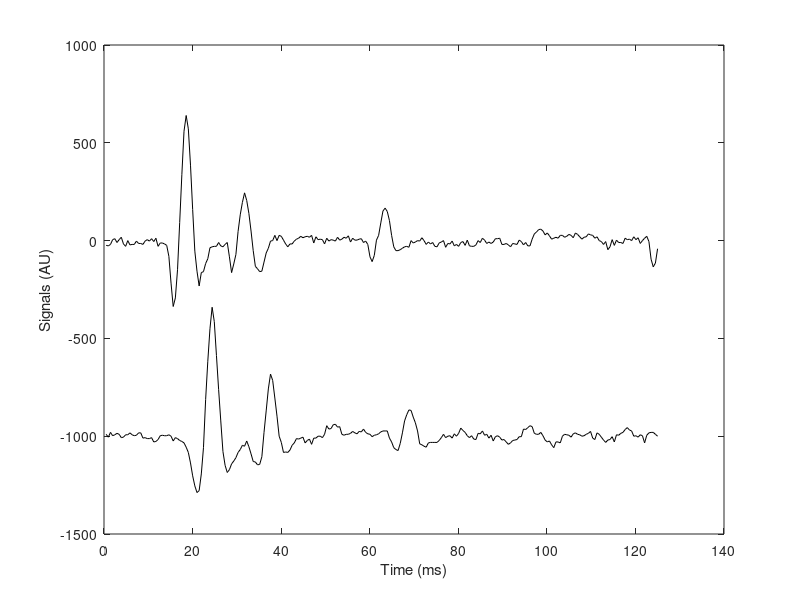
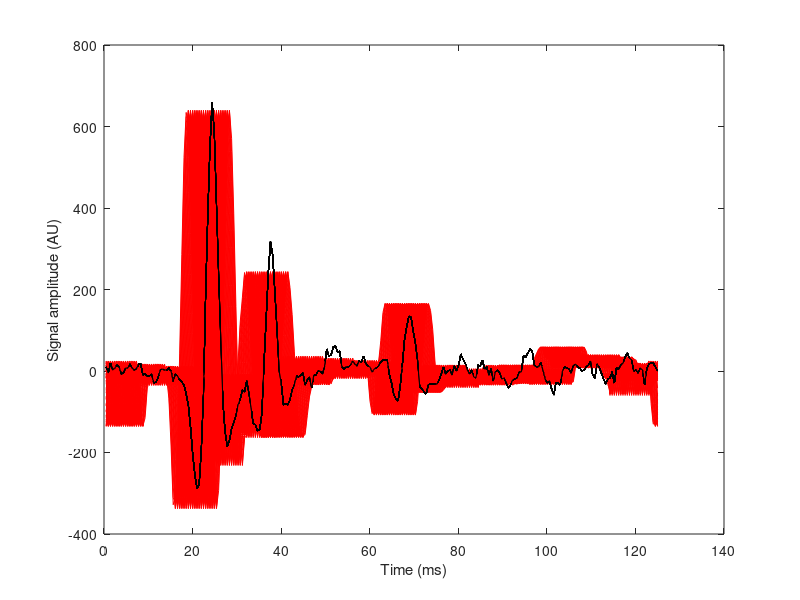
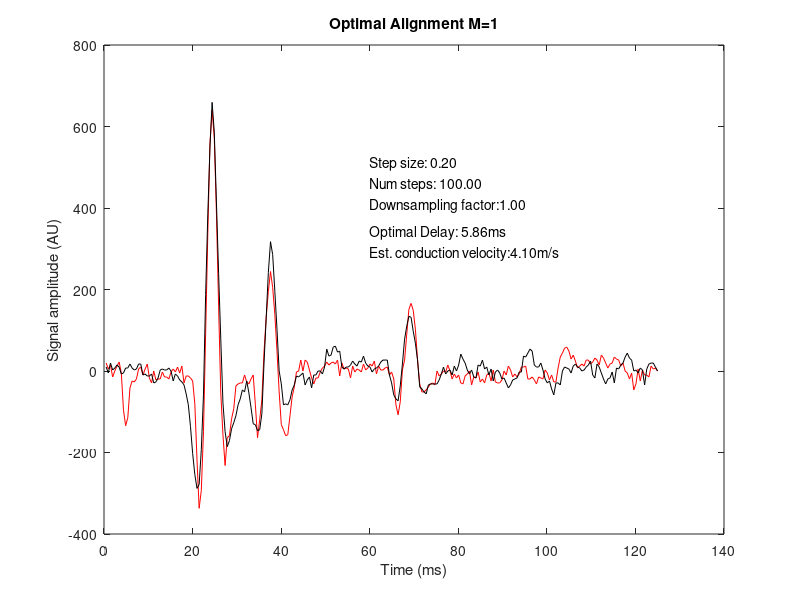
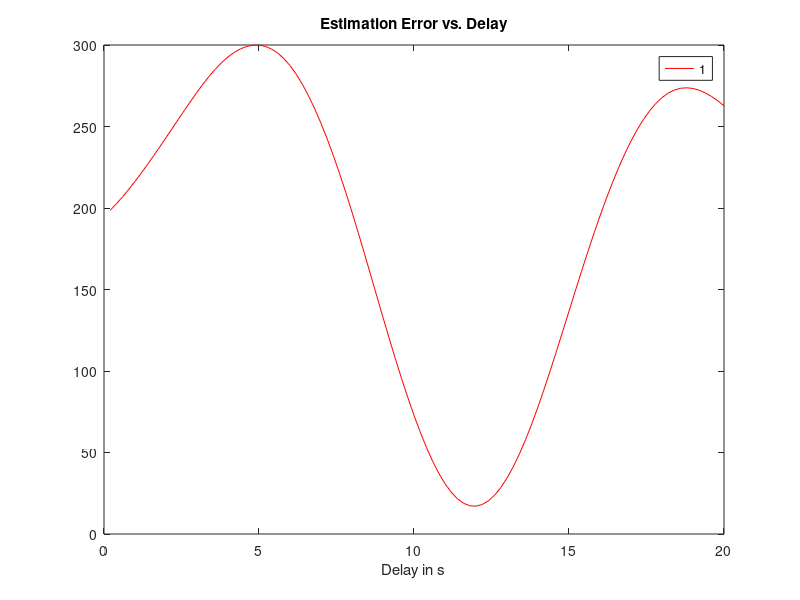

Source code (MATLAB) for these figures, in order:
% Lab 1: EEG signal alignment

close all
clear all
fclose('all')

for i_M = 1
M_idx = [1,2,4,8];    
load('Signals_EMG.mat'); % Loading the recorded EMGs (two channels)
n_step = 100; % Number of steps in the loop for optimal alignment
stepCount = 0.2; % Size of the step of non-integer delay applied to one of the signals for alignment
ied=24; % Interelectrode distance of the recordings in mm
Fs = 2048; % Recording sampling frequency
Ts = 1/Fs; % Sampling interval
 
% Downsampling by an integer
M = M_idx(i_M); % Downsampling factor
channel1 = channel1(1:M:end); % Downsampling first channel
channel2 = channel2(1:M:end); % Downsampling second channel
Fs=Fs/M;
Ts=Ts*M;
% End downsampling
 
timeAxis=[1:length(channel1)].*Ts.*1000; % Definition of time axis in ms
freqAxis=fftshift([-0.5:1/(length(channel1)):0.5-1/(length(channel1))]); % Definition of discrete frequency axis
 
figure(1);plot(timeAxis,channel1,'k');hold on; plot(timeAxis,channel2-1000,'k'); % Plot of the two recordings after down-sampling
xlabel('Time (ms)');
ylabel('Signals (AU)');
 
channel1_ft = fft(channel1); % Fourier transform of the first channel
 
figure(2)
for uu = 1 : n_step
    channel1_dt = (channel1_ft).*exp(-i*2*pi*stepCount*uu*freqAxis); % complex exponential multiplication (delay in frequency domain)
    channel1_dt = real(ifft((channel1_dt))); % inverse transform to go back to the time domain 
    plot(timeAxis,channel1_dt,'r'); % Plot of the time-shifted signal
    hold on
    plot(timeAxis,channel2,'k');
    uu;
    MSE_vect(uu)= sum((channel1_dt - channel2).^ 2)./sum(channel2.^ 2).*100; % normalized mean square error between aligned signals
    delay(uu) = stepCount*uu; % Imposed delay in samples
end;
xlabel('Time (ms)')
ylabel('Signal amplitude (AU)')
 
% Identification of the optimal delay (minimum mean sqaure error)
[MSEopt, optDelay] = min(MSE_vect);

% Plot of optimal alignment
est_cond_vel = ied/(delay(optDelay)*Ts*1000);

channel1_opt_delay = (channel1_ft).*exp(-i*2*pi*stepCount*optDelay*freqAxis); % complex exponential multiplication (delay in frequency domain)
channel1_opt_delay = real(ifft((channel1_opt_delay))); % inverse transform to go back to the time domain 
figure(3)
plot(timeAxis, channel1_opt_delay, 'r')
hold on
plot(timeAxis, channel2, 'k')
title(['Optimal Alignment M=', num2str(M)])
xlabel('Time (ms)')
ylabel('Signal amplitude (AU)')
textbox = sprintf('Step size: %3.2f\nNum steps: %3.2f\nDownsampling factor:%3.2f\n\nOptimal Delay: %3.2fms\nEst. conduction velocity:%3.2fm/s', stepCount, n_step, M,delay(optDelay)*Ts*1000,est_cond_vel);
text(60, 400, textbox);
hold off


% Delay and conduction velocity estimate
fprintf('The optimal delay is %2.2f ms \n',delay(optDelay)*Ts*1000);
fprintf('The estimated conduction velocity is %2.2f m/s \n',est_cond_vel);
fprintf('Optimal MSE between signals: %2.2f %%\n',MSEopt);







% Plot of estimation error as a function of delay
figure(4)
color = ['r','b','g','k'];
plot(delay, MSE_vect, color(i_M))
hold on
title(['Estimation Error vs. Delay']);
xlabel('Delay in s')
legend(num2str(M_idx(1)),num2str(M_idx(2)),num2str(M_idx(3)),num2str(M_idx(4)))

end


